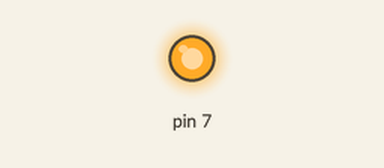
This sketch was run on a simulated Arduino Uno, built with avr-gcc and run on an emulated ATmega328P. Shown: output pins drawn as LEDs (lit = HIGH).

Above: at 0.5 s.
At 6.0 s:
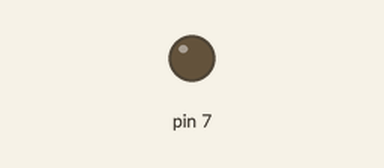
Timing chart, 0 to 9.1 s (numbered marks = the images above):
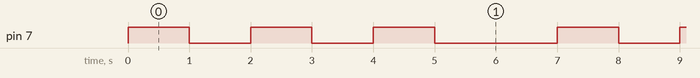

The sketch:

10_16520466_01c.ino
```cpp
int counter;

void setup()
{
  pinMode(7, OUTPUT);
}

void loop()
{
  for (counter = 0; counter < 3; ++counter){
    digitalWrite(7, HIGH);
    delay(1000); // Wait for 1000 millisecond(s)
    digitalWrite(7, LOW);
    delay(1000);
  }
  delay(1000); // Wait for 1000 millisecond(s)
}
```

Measured:
- by itself, pin 7: repeats every 7.0 s: 2 × (LOW 1.0 s, HIGH 1.0 s), LOW 2.0 s, HIGH 1.0 s
- by itself, everything shown: repeats every 7.0 s, in 6 steps
